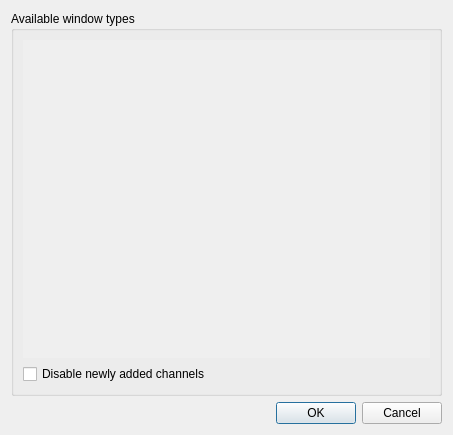
<?xml version="1.0" encoding="UTF-8"?>
<ui version="4.0">
 <class>WindowSelectionDialog</class>
 <widget class="QDialog" name="WindowSelectionDialog">
  <property name="geometry">
   <rect>
    <x>0</x>
    <y>0</y>
    <width>453</width>
    <height>435</height>
   </rect>
  </property>
  <property name="windowTitle">
   <string>Select window type</string>
  </property>
  <layout class="QVBoxLayout" name="verticalLayout_2">
   <item>
    <widget class="QGroupBox" name="groupBox">
     <property name="title">
      <string>Available window types</string>
     </property>
     <property name="flat">
      <bool>true</bool>
     </property>
     <layout class="QVBoxLayout" name="lay">
      <item>
       <widget class="QScrollArea" name="scrollArea">
        <property name="frameShape">
         <enum>QFrame::NoFrame</enum>
        </property>
        <property name="frameShadow">
         <enum>QFrame::Plain</enum>
        </property>
        <property name="widgetResizable">
         <bool>true</bool>
        </property>
        <widget class="QWidget" name="scrollAreaWidgetContents_2">
         <property name="geometry">
          <rect>
           <x>0</x>
           <y>0</y>
           <width>415</width>
           <height>325</height>
          </rect>
         </property>
         <layout class="QVBoxLayout" name="verticalLayout_3">
          <property name="leftMargin">
           <number>1</number>
          </property>
          <property name="topMargin">
           <number>1</number>
          </property>
          <property name="rightMargin">
           <number>1</number>
          </property>
          <property name="bottomMargin">
           <number>1</number>
          </property>
          <item>
           <layout class="QVBoxLayout" name="selection_layout"/>
          </item>
         </layout>
        </widget>
       </widget>
      </item>
      <item>
       <widget class="QCheckBox" name="disable_channels">
        <property name="text">
         <string>Disable newly added channels</string>
        </property>
       </widget>
      </item>
     </layout>
    </widget>
   </item>
   <item>
    <widget class="QDialogButtonBox" name="buttonBox">
     <property name="orientation">
      <enum>Qt::Horizontal</enum>
     </property>
     <property name="standardButtons">
      <set>QDialogButtonBox::Cancel|QDialogButtonBox::Ok</set>
     </property>
    </widget>
   </item>
  </layout>
 </widget>
 <resources/>
 <connections>
  <connection>
   <sender>buttonBox</sender>
   <signal>accepted()</signal>
   <receiver>WindowSelectionDialog</receiver>
   <slot>accept()</slot>
   <hints>
    <hint type="sourcelabel">
     <x>248</x>
     <y>254</y>
    </hint>
    <hint type="destinationlabel">
     <x>157</x>
     <y>274</y>
    </hint>
   </hints>
  </connection>
  <connection>
   <sender>buttonBox</sender>
   <signal>rejected()</signal>
   <receiver>WindowSelectionDialog</receiver>
   <slot>reject()</slot>
   <hints>
    <hint type="sourcelabel">
     <x>316</x>
     <y>260</y>
    </hint>
    <hint type="destinationlabel">
     <x>286</x>
     <y>274</y>
    </hint>
   </hints>
  </connection>
 </connections>
</ui>
